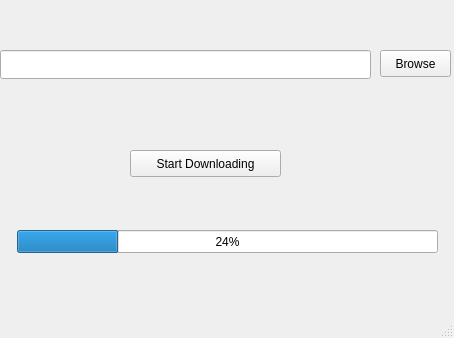
<?xml version="1.0" encoding="UTF-8"?>
<ui version="4.0">
 <class>DownloadWindow</class>
 <widget class="QMainWindow" name="DownloadWindow">
  <property name="geometry">
   <rect>
    <x>0</x>
    <y>0</y>
    <width>454</width>
    <height>338</height>
   </rect>
  </property>
  <property name="windowTitle">
   <string>Download window</string>
  </property>
  <widget class="QWidget" name="centralwidget">
   <widget class="QLineEdit" name="lineEdit">
    <property name="geometry">
     <rect>
      <x>0</x>
      <y>50</y>
      <width>371</width>
      <height>29</height>
     </rect>
    </property>
   </widget>
   <widget class="QPushButton" name="browse">
    <property name="geometry">
     <rect>
      <x>380</x>
      <y>50</y>
      <width>71</width>
      <height>27</height>
     </rect>
    </property>
    <property name="text">
     <string>Browse</string>
    </property>
   </widget>
   <widget class="QPushButton" name="start_downloading">
    <property name="geometry">
     <rect>
      <x>130</x>
      <y>150</y>
      <width>151</width>
      <height>27</height>
     </rect>
    </property>
    <property name="text">
     <string>Start Downloading</string>
    </property>
   </widget>
   <widget class="QProgressBar" name="downloadBar">
    <property name="geometry">
     <rect>
      <x>17</x>
      <y>230</y>
      <width>421</width>
      <height>23</height>
     </rect>
    </property>
    <property name="value">
     <number>24</number>
    </property>
   </widget>
  </widget>
  <widget class="QMenuBar" name="menubar">
   <property name="geometry">
    <rect>
     <x>0</x>
     <y>0</y>
     <width>454</width>
     <height>23</height>
    </rect>
   </property>
  </widget>
  <widget class="QStatusBar" name="statusbar"/>
 </widget>
 <resources/>
 <connections/>
</ui>
